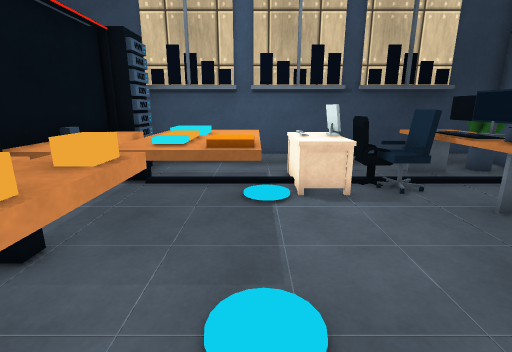
View 1 (above)

13 first-person views from a walk through a Unity game level. The camera is 1.2 m above the floor, tilts 14° down and sees 85° across. The floor is counted in squares, 0.5 m on a side. Each view is taken from the middle of a square. On the plan, view 1 faces up. The plan holds only what a view shows up to about 18 squares ahead; the rest is blank. The player is left out. Surface patterns are stand-ins for the level's own textures.

View 2
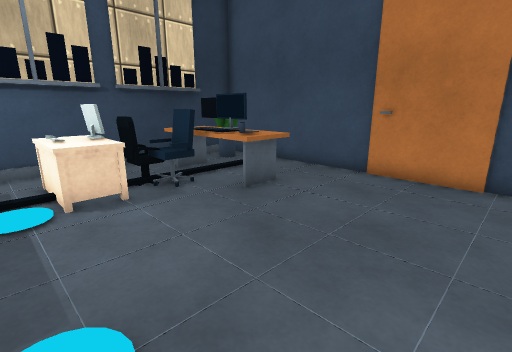

View 3
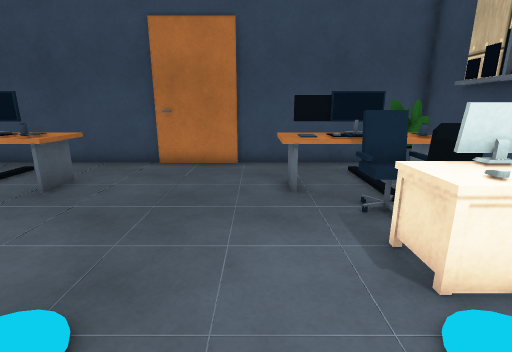

View 4
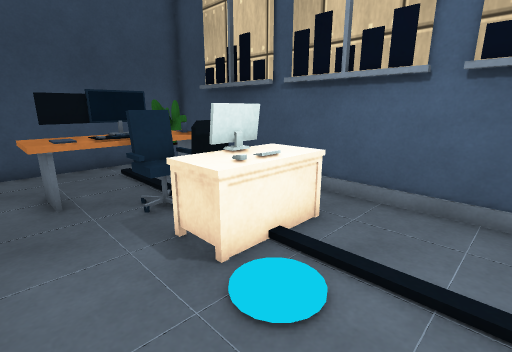

View 5
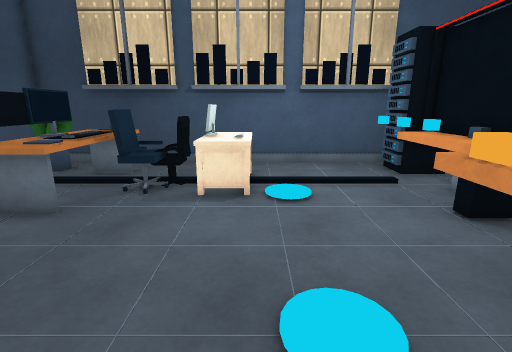

View 6
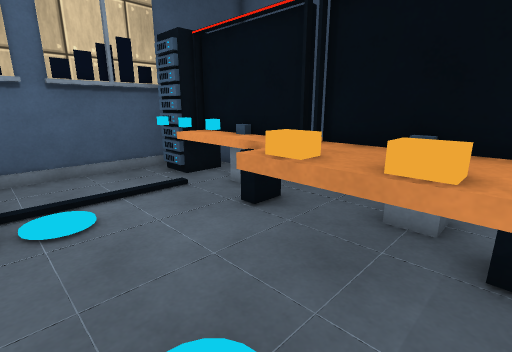

View 7
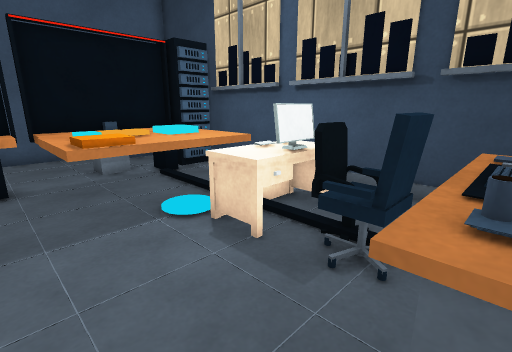

View 8
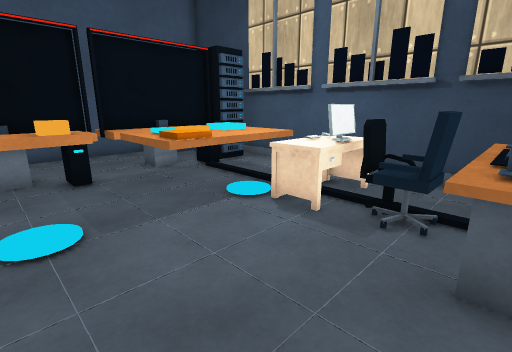

View 9
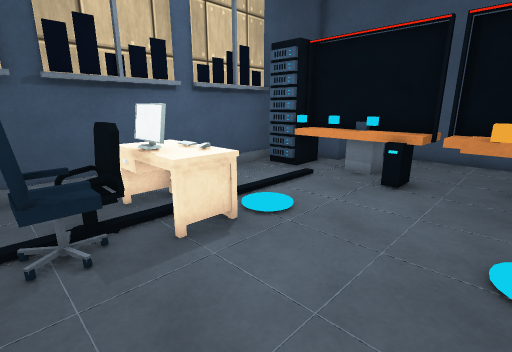

View 10
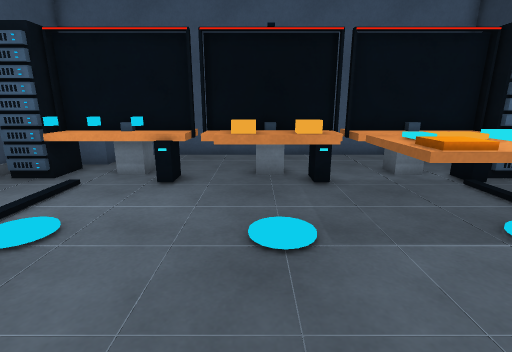

View 11
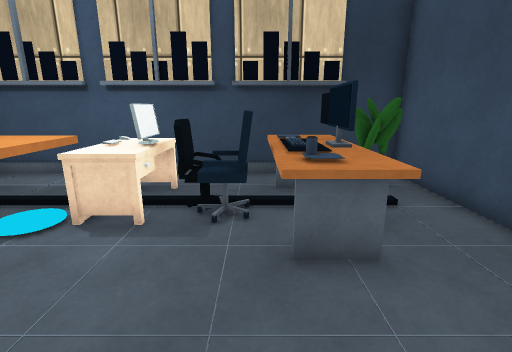

View 12
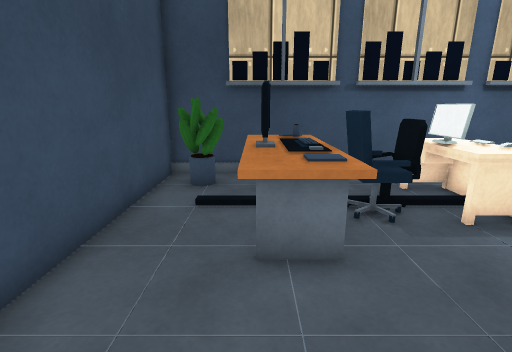

View 13
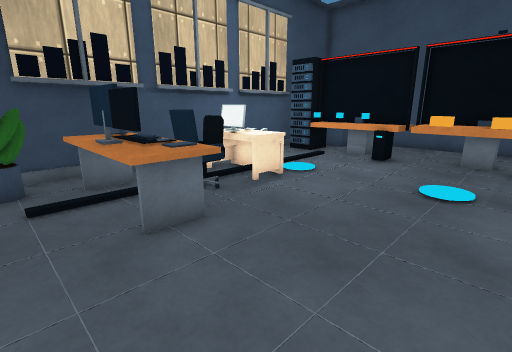

### Floor plan
Key: @ floor where view 1 was taken; # wall or solid block; . floor; = window, fence, low wall or low ledge; ^ raised ledge; O other object.
Columns run from 6 left of view 1 to 10 right of it. Each row starts with its distance up from view 1.
 12  ################
 11  ##...........###
 10  ##.^^.OOO..^#=##
  9 ^^O^^^^OOOO#^...#
  8  ^^^^^^OOOO#^^..#
  7 ^^^^^^^OO.#=^^..#
  6 ^^^^^^^.....^^..#
  5 =#^.^^^.........#
  4 ^^O=# ..........#
  3 ^^^^O...........#
  2 ^^^^O...........#
  1 ^^^^.#..........#
  0 =#^...@.........#
 -1 ^^O#........^=..#
 -2 ^^^....OO.#=^...#
 -3  ^^....OOOO#^^..#
 -4 ^^^#...OOO=#^^..#
 -5 ###....OOO..^^###
 -6  ##...........=##
 -7  ################

Where each view was taken, in squares from view 1:
view 1: 0 up, 0 right, facing up
view 2: 0 up, 0 right, facing up-right
view 3: 0 up, 2 left, facing right
view 4: 0 up, 2 left, facing down-right
view 5: 5 up, 1 right, facing down
view 6: 4 up, 1 right, facing down-left
view 7: 4 up, 6 right, facing up-left
view 8: 2 up, 6 right, facing up-left
view 9: 2 up, 5 right, facing down-left
view 10: 2 up, 5 right, facing left
view 11: 2 up, 5 right, facing up
view 12: 3 up, 7 right, facing down
view 13: 4 up, 9 right, facing down-left
